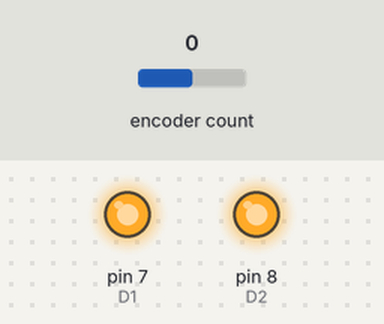
Bench run of a sketch on a simulated Arduino Uno, built with avr-gcc and run on an emulated ATmega328P. Parts: output pins drawn as LEDs (lit = HIGH). Inputs (shaded band) come from the test bench; at power-on: encoder count 0. Pins used as bus, display or sensor lines are not drawn; what the sketch prints to the serial monitor is not drawn.

Above: at 0.1 s.
Timing chart, 0 to 1.6 s (numbered marks = the images above):
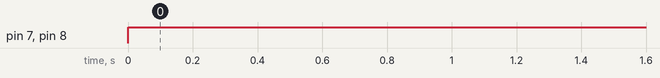

Measured:
- by itself, pin 7 (D1), pin 8 (D2): LOW → HIGH at 0.00 s

The sketch:

rotary.ino
```cpp
#include <RotaryEncoder.h>

#define S1 9      // PWM1 for Motor 1
#define D1 7      // Direction for Motor 1
#define S2 10     // PWM2 for Motor 2
#define D2 8      // Direction for Motor 2

#define ENCODER_A 2  // AMT103 Encoder Channel A
#define ENCODER_B 3  // AMT103 Encoder Channel B
#define INDEX_PIN 4  // AMT103 Encoder Index Pin (Interrupt)

const int PULSES_PER_REV = 1024; // AMT103 default PPR
volatile long rotationCount = 0;  // Full rotations detected by Index
unsigned long lastTime = 0;

// RotaryEncoder object
RotaryEncoder motorEncoder(ENCODER_A, ENCODER_B);

// ISR for Index Pin - Counts full revolutions
void countRevolutions() {
    rotationCount++;
}

// Function to set motor speed & direction based on PWM input
void setMotorControl(int pwm1, int pwm2) {
    int speed1 = constrain(map(pwm1, 5, 92, 255, 0), 0, 255);
    int speed2 = constrain(map(pwm2, 5, 92, 255, 0), 0, 255);

    if (pwm1 < 5) speed1 = 255;
    if (pwm2 < 5) speed2 = 255;
    if (pwm1 > 92) speed1 = 0;
    if (pwm2 > 92) speed2 = 0;

    if (pwm2 >= 5 && pwm2 <= 40) {
        digitalWrite(D1, LOW);
        digitalWrite(D2, LOW);
    } else if (pwm2 >= 57 && pwm2 <= 92) {
        digitalWrite(D1, HIGH);
        digitalWrite(D2, HIGH);
    } else if (pwm1 >= 5 && pwm1 <= 40) {
        digitalWrite(D1, LOW);
        digitalWrite(D2, HIGH);
    } else if (pwm1 >= 57 && pwm1 <= 92) {
        digitalWrite(D1, HIGH);
        digitalWrite(D2, LOW);
    }

    analogWrite(S1, speed1);
    analogWrite(S2, speed2);
}

void setup() {
    pinMode(S1, OUTPUT);
    pinMode(D1, OUTPUT);
    pinMode(S2, OUTPUT);
    pinMode(D2, OUTPUT);

    pinMode(INDEX_PIN, INPUT_PULLUP);

    attachInterrupt(digitalPinToInterrupt(INDEX_PIN), countRevolutions, RISING);

    Serial.begin(9600);
}

void loop() {
    // Example test values (adjust as needed)
    int pwm1 = 30;
    int pwm2 = 70;
    setMotorControl(pwm1, pwm2);

    motorEncoder.tick(); // Update encoder readings

    unsigned long currentTime = millis();
    if (currentTime - lastTime >= 1000) {
        long encoderPulses = motorEncoder.getPosition();
        float calculatedRotations = (float)encoderPulses / PULSES_PER_REV;

        Serial.print("Total Rotations (from pulses): ");
        Serial.println(calculatedRotations);
        Serial.print("Full Rotations (from index pin): ");
        Serial.println(rotationCount);

        lastTime = currentTime;
    }
}
```
